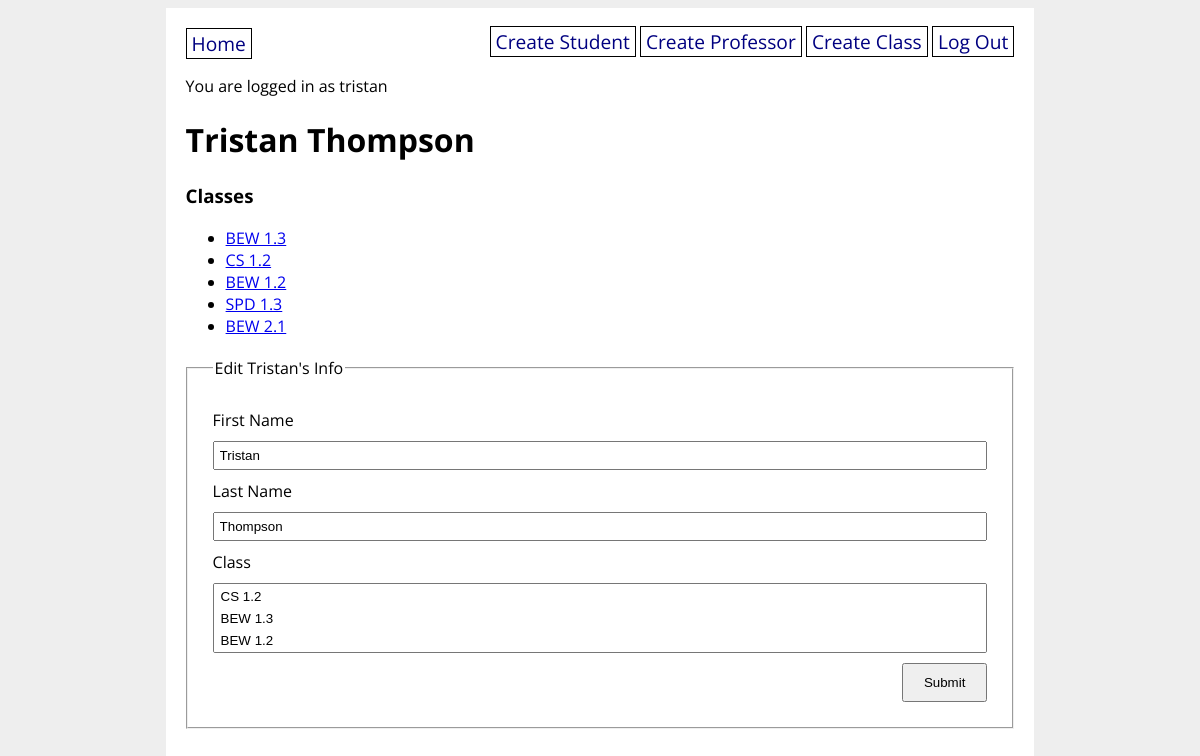
The page /student/1 (signed in) on the database its author committed.
### students_app/models.py (models this page shows, shortened)
class User(UserMixin, db.Model):
    id = db.Column(db.Integer, primary_key=True)
    username = db.Column(db.String(80), nullable=False, unique=True)
    password = db.Column(db.String(200), nullable=False)

class Student(db.Model):
    id = db.Column(db.Integer, primary_key=True)
    first_name = db.Column(db.String(80), nullable=False)
    last_name = db.Column(db.String(80), nullable=False)
    classes = db.relationship('Class', secondary='student_class', back_populates='students')

class Class(db.Model):
    id = db.Column(db.Integer, primary_key=True)
    title = db.Column(db.String(80), nullable=False)
    professor_id = db.Column(db.Integer, db.ForeignKey('professor.id'), nullable=False)
    professor = db.relationship('Professor', back_populates='classes')
    students = db.relationship('Student', secondary='student_class', back_populates='classes')
    def __repr__(self):
        return f'{self.title}'

### students_app/main/routes.py (the view, shortened to what this page needs)
@main.route('/student/<student_id>', methods=['GET', 'POST'])
@login_required
def student_detail(student_id):
    student = Student.query.get(student_id)
    form = StudentForm(obj=student)
    print(student.classes)
    return render_template('student_detail.html', student=student, form=form)

### students_app/main/forms.py
class StudentForm(FlaskForm):
    first_name = StringField('First Name', validators=[DataRequired(), Length(min=3, max=80)])
    last_name = StringField('Last Name', validators=[DataRequired(), Length(min=3, max=80)])
    classes = QuerySelectMultipleField('Class', query_factory=lambda: Class.query, allow_blank=False)
    submit = SubmitField('Submit')

### students_app/__init__.py (called while the page is built)
@login_manager.user_loader
def load_user(user_id):
    return User.query.get(user_id)

### students_app/templates/student_detail.html (shortened to what this page needs)
{% extends 'base.html' %} {% block content %}
<h1>{{ student.first_name }} {{ student.last_name }}</h1>
<h3>Classes</h3>
<ul>
  {% for class in student.classes %}
  <li><a href="/class/{{ class.id }}">{{ class.title }}</a></li>
  {% endfor %}
</ul>
<form method="POST" action="{{ url_for('main.student_detail', student_id=student.id) }}">
  <fieldset>
    <legend>Edit {{ form.first_name.data }}'s Info</legend>
    {{ form.first_name.label }}
    {{ form.first_name }}
    {{ form.last_name.label }}
    {{ form.last_name }}
    {{ form.classes.label}}
    {{ form.classes }}
    {{ form.submit }}
  </fieldset>
</form>
{% endblock %}

### students_app/templates/base.html (shortened to what this page needs)
<!DOCTYPE html>
<html>
  <head>
    <link rel="stylesheet" href="/static/style.css" />
  </head>
  <body>
    <div id="content">
      <nav>
        <a href="/">Home</a>
        <div>
          {% if current_user.is_authenticated %}
          <a href="/create_student">Create Student</a>
          <a href="/create_professor">Create Professor</a>
          <a href="/create_class">Create Class</a>
          <a href="/logout">Log Out</a>
          {% else %}
          <a href="/signup">Sign Up</a>
          <a href="/login">Log In</a>
          {% endif %}
        </div>
      </nav>
      {% if current_user.is_authenticated %}
      <p>You are logged in as {{ current_user.username }}</p>
      {% endif %}
      {% block content %}{% endblock %}
    </div>
  </body>
</html>

### students_app/static/style.css (style rules this page uses)
body { display: flex; flex-direction: column; align-items: center; background-color: #eee; font-family: 'Open Sans', sans-serif; }
#content { width: 70%; background-color: white; padding: 20px; }
nav { width: 100%; display: flex; flex-direction: row; justify-content: space-between; }
nav a { color: navy; text-decoration: none; border: 1px solid black; padding: 1px 5px; font-size: 1.2em; }
fieldset { display: flex; flex-direction: column; margin: 20px 0; padding: 20px; }
fieldset * { margin: 5px; }
fieldset input { padding: 5px; }
input[type=submit] { padding: 10px 20px; align-self: flex-end; }

### rows shown on the page
User: username "tristan"
Student: first_name "Tristan", last_name "Thompson", first_name.data "Tristan"
Class: title "BEW 1.3"
Class: title "CS 1.2"
Class: title "BEW 1.2"
Class: title "SPD 1.3"
Class: title "BEW 2.1"
